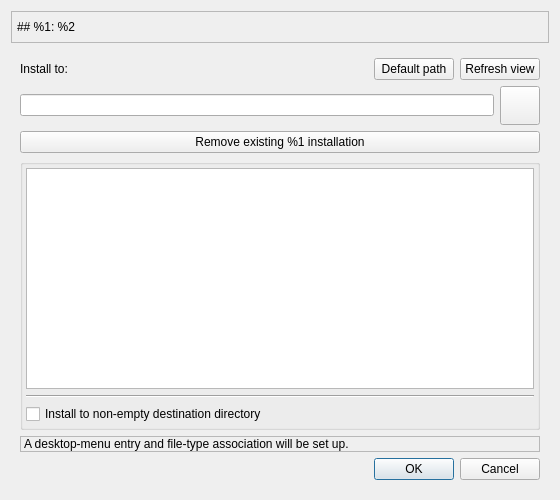
<?xml version="1.0" encoding="UTF-8"?>
<ui version="4.0">
 <class>Installer</class>
 <widget class="QWidget" name="Installer">
  <property name="geometry">
   <rect>
    <x>0</x>
    <y>0</y>
    <width>560</width>
    <height>500</height>
   </rect>
  </property>
  <property name="windowTitle">
   <string>FET Installer</string>
  </property>
  <layout class="QVBoxLayout" name="verticalLayout_2">
   <item>
    <widget class="QFrame" name="frame">
     <property name="maximumSize">
      <size>
       <width>16777215</width>
       <height>80</height>
      </size>
     </property>
     <property name="frameShape">
      <enum>QFrame::Shape::StyledPanel</enum>
     </property>
     <property name="frameShadow">
      <enum>QFrame::Shadow::Raised</enum>
     </property>
     <layout class="QHBoxLayout" name="horizontalLayout" stretch="0,0,0">
      <property name="leftMargin">
       <number>5</number>
      </property>
      <property name="topMargin">
       <number>5</number>
      </property>
      <property name="rightMargin">
       <number>5</number>
      </property>
      <property name="bottomMargin">
       <number>5</number>
      </property>
      <item>
       <widget class="QLabel" name="label_title">
        <property name="maximumSize">
         <size>
          <width>16777215</width>
          <height>80</height>
         </size>
        </property>
        <property name="text">
         <string>## %1: %2</string>
        </property>
        <property name="textFormat">
         <enum>Qt::TextFormat::MarkdownText</enum>
        </property>
        <property name="scaledContents">
         <bool>false</bool>
        </property>
       </widget>
      </item>
      <item>
       <spacer name="horizontalSpacer">
        <property name="orientation">
         <enum>Qt::Orientation::Horizontal</enum>
        </property>
        <property name="sizeHint" stdset="0">
         <size>
          <width>40</width>
          <height>20</height>
         </size>
        </property>
       </spacer>
      </item>
      <item>
       <widget class="QLabel" name="label_icon">
        <property name="sizePolicy">
         <sizepolicy hsizetype="Fixed" vsizetype="Fixed">
          <horstretch>0</horstretch>
          <verstretch>0</verstretch>
         </sizepolicy>
        </property>
        <property name="text">
         <string notr="true"/>
        </property>
        <property name="textFormat">
         <enum>Qt::TextFormat::PlainText</enum>
        </property>
        <property name="pixmap">
         <pixmap resource="installer_resources.qrc">:/icons/icons/installer.svg</pixmap>
        </property>
        <property name="scaledContents">
         <bool>false</bool>
        </property>
        <property name="alignment">
         <set>Qt::AlignmentFlag::AlignCenter</set>
        </property>
       </widget>
      </item>
     </layout>
    </widget>
   </item>
   <item>
    <widget class="QStackedWidget" name="stackedWidget">
     <property name="currentIndex">
      <number>2</number>
     </property>
     <widget class="QWidget" name="page_0">
      <layout class="QVBoxLayout" name="verticalLayout_4">
       <item>
        <widget class="QLabel" name="label_page_0">
         <property name="text">
          <string>### %1 Installer: self-check</string>
         </property>
         <property name="textFormat">
          <enum>Qt::TextFormat::MarkdownText</enum>
         </property>
        </widget>
       </item>
       <item>
        <widget class="QPlainTextEdit" name="messages_0">
         <property name="styleSheet">
          <string notr="true"/>
         </property>
        </widget>
       </item>
       <item>
        <widget class="Line" name="line">
         <property name="orientation">
          <enum>Qt::Orientation::Horizontal</enum>
         </property>
        </widget>
       </item>
       <item>
        <widget class="QDialogButtonBox" name="buttonBox_0">
         <property name="standardButtons">
          <set>QDialogButtonBox::StandardButton::Cancel|QDialogButtonBox::StandardButton::Ok</set>
         </property>
        </widget>
       </item>
      </layout>
     </widget>
     <widget class="QWidget" name="page_1">
      <layout class="QVBoxLayout" name="verticalLayout">
       <item>
        <widget class="QLabel" name="label_page_1">
         <property name="sizePolicy">
          <sizepolicy hsizetype="Preferred" vsizetype="Minimum">
           <horstretch>0</horstretch>
           <verstretch>0</verstretch>
          </sizepolicy>
         </property>
         <property name="text">
          <string>### %1 Installer

####

This will install %1 for the current user, by default in a local applications folder.

If the default installation is selected, the application can be registered so that a file-type association and file-type icon are set up.

Alternatively, %1 may be installed to another folder without registration, which would allow multiple installations.</string>
         </property>
         <property name="textFormat">
          <enum>Qt::TextFormat::MarkdownText</enum>
         </property>
         <property name="wordWrap">
          <bool>true</bool>
         </property>
        </widget>
       </item>
       <item>
        <spacer name="verticalSpacer">
         <property name="orientation">
          <enum>Qt::Orientation::Vertical</enum>
         </property>
         <property name="sizeHint" stdset="0">
          <size>
           <width>20</width>
           <height>20</height>
          </size>
         </property>
        </spacer>
       </item>
       <item>
        <widget class="QStackedWidget" name="existing_app">
         <property name="frameShape">
          <enum>QFrame::Shape::StyledPanel</enum>
         </property>
         <property name="frameShadow">
          <enum>QFrame::Shadow::Raised</enum>
         </property>
         <property name="currentIndex">
          <number>1</number>
         </property>
         <widget class="QWidget" name="existing_app_0">
          <layout class="QVBoxLayout" name="verticalLayout_8">
           <item>
            <widget class="QLabel" name="label_notfound">
             <property name="text">
              <string>No existing %1 installation was found.</string>
             </property>
            </widget>
           </item>
          </layout>
         </widget>
         <widget class="QWidget" name="existing_app_1">
          <layout class="QVBoxLayout" name="verticalLayout_5">
           <item>
            <widget class="QLabel" name="label_foundexec">
             <property name="text">
              <string>An existing %1 executable has been found at:</string>
             </property>
            </widget>
           </item>
           <item>
            <widget class="QLineEdit" name="existing_path">
             <property name="readOnly">
              <bool>true</bool>
             </property>
            </widget>
           </item>
           <item>
            <widget class="QLabel" name="existingSuggestRemove">
             <property name="text">
              <string>Removing the existing installation is highly recommended.</string>
             </property>
            </widget>
           </item>
           <item>
            <widget class="QCheckBox" name="existingCheckBox">
             <property name="text">
              <string>Remove the existing installation</string>
             </property>
            </widget>
           </item>
          </layout>
         </widget>
        </widget>
       </item>
       <item>
        <widget class="QDialogButtonBox" name="buttonBox_1">
         <property name="standardButtons">
          <set>QDialogButtonBox::StandardButton::Cancel|QDialogButtonBox::StandardButton::Ok</set>
         </property>
        </widget>
       </item>
      </layout>
     </widget>
     <widget class="QWidget" name="page_2">
      <layout class="QVBoxLayout" name="verticalLayout_3">
       <item>
        <layout class="QHBoxLayout" name="horizontalLayout_3">
         <item>
          <widget class="QLabel" name="label_3">
           <property name="text">
            <string>Install to:</string>
           </property>
          </widget>
         </item>
         <item>
          <spacer name="horizontalSpacer_2">
           <property name="orientation">
            <enum>Qt::Orientation::Horizontal</enum>
           </property>
           <property name="sizeHint" stdset="0">
            <size>
             <width>40</width>
             <height>20</height>
            </size>
           </property>
          </spacer>
         </item>
         <item>
          <widget class="QPushButton" name="setDefaultPath">
           <property name="text">
            <string>Default path</string>
           </property>
          </widget>
         </item>
         <item>
          <widget class="QPushButton" name="refresh_2">
           <property name="toolTip">
            <string>This may be necessary if manual changes have been made to the installation destination.</string>
           </property>
           <property name="text">
            <string>Refresh view</string>
           </property>
          </widget>
         </item>
        </layout>
       </item>
       <item>
        <layout class="QHBoxLayout" name="horizontalLayout_2">
         <item>
          <widget class="QLineEdit" name="installPath">
           <property name="readOnly">
            <bool>true</bool>
           </property>
          </widget>
         </item>
         <item>
          <widget class="QToolButton" name="installPathBrowse">
           <property name="toolTip">
            <string>Browse</string>
           </property>
           <property name="icon">
            <iconset theme="QIcon::ThemeIcon::FolderOpen"/>
           </property>
           <property name="iconSize">
            <size>
             <width>32</width>
             <height>32</height>
            </size>
           </property>
          </widget>
         </item>
        </layout>
       </item>
       <item>
        <widget class="QPushButton" name="removeExisting">
         <property name="text">
          <string>Remove existing %1 installation</string>
         </property>
        </widget>
       </item>
       <item>
        <widget class="QGroupBox" name="overwriteBox">
         <property name="title">
          <string/>
         </property>
         <layout class="QVBoxLayout" name="verticalLayout_7">
          <property name="leftMargin">
           <number>3</number>
          </property>
          <property name="topMargin">
           <number>3</number>
          </property>
          <property name="rightMargin">
           <number>3</number>
          </property>
          <property name="bottomMargin">
           <number>3</number>
          </property>
          <item>
           <widget class="QPlainTextEdit" name="would_overwrite">
            <property name="styleSheet">
             <string notr="true"/>
            </property>
            <property name="readOnly">
             <bool>true</bool>
            </property>
           </widget>
          </item>
          <item>
           <widget class="Line" name="line_2">
            <property name="orientation">
             <enum>Qt::Orientation::Horizontal</enum>
            </property>
           </widget>
          </item>
          <item>
           <widget class="QCheckBox" name="installNonEmpty">
            <property name="styleSheet">
             <string notr="true"/>
            </property>
            <property name="text">
             <string>Install to non-empty destination directory</string>
            </property>
           </widget>
          </item>
         </layout>
        </widget>
       </item>
       <item>
        <widget class="QLabel" name="desktopSetup">
         <property name="sizePolicy">
          <sizepolicy hsizetype="Preferred" vsizetype="Minimum">
           <horstretch>0</horstretch>
           <verstretch>0</verstretch>
          </sizepolicy>
         </property>
         <property name="frameShape">
          <enum>QFrame::Shape::StyledPanel</enum>
         </property>
         <property name="frameShadow">
          <enum>QFrame::Shadow::Sunken</enum>
         </property>
         <property name="text">
          <string>A desktop-menu entry and file-type association will be set up.</string>
         </property>
         <property name="textFormat">
          <enum>Qt::TextFormat::MarkdownText</enum>
         </property>
         <property name="wordWrap">
          <bool>true</bool>
         </property>
        </widget>
       </item>
       <item>
        <widget class="QDialogButtonBox" name="buttonBox_2">
         <property name="standardButtons">
          <set>QDialogButtonBox::StandardButton::Cancel|QDialogButtonBox::StandardButton::Ok</set>
         </property>
        </widget>
       </item>
      </layout>
     </widget>
     <widget class="QWidget" name="page_3">
      <layout class="QVBoxLayout" name="verticalLayout_6">
       <item>
        <widget class="QLabel" name="label_6">
         <property name="text">
          <string>Copying the files ...</string>
         </property>
        </widget>
       </item>
       <item>
        <widget class="QProgressBar" name="installProgress">
         <property name="value">
          <number>24</number>
         </property>
        </widget>
       </item>
       <item>
        <widget class="QPlainTextEdit" name="installDetails">
         <property name="readOnly">
          <bool>true</bool>
         </property>
         <property name="plainText">
          <string/>
         </property>
        </widget>
       </item>
       <item>
        <widget class="QCheckBox" name="launch">
         <property name="text">
          <string>Launch %1</string>
         </property>
         <property name="checked">
          <bool>true</bool>
         </property>
        </widget>
       </item>
       <item>
        <widget class="QDialogButtonBox" name="buttonBox_3">
         <property name="standardButtons">
          <set>QDialogButtonBox::StandardButton::Ok</set>
         </property>
        </widget>
       </item>
      </layout>
     </widget>
     <widget class="QWidget" name="page_4">
      <layout class="QVBoxLayout" name="verticalLayout_10">
       <item>
        <widget class="QLabel" name="label_5">
         <property name="text">
          <string>### Remove incomplete installation</string>
         </property>
         <property name="textFormat">
          <enum>Qt::TextFormat::MarkdownText</enum>
         </property>
        </widget>
       </item>
       <item>
        <widget class="QPlainTextEdit" name="uninstall">
         <property name="readOnly">
          <bool>true</bool>
         </property>
        </widget>
       </item>
       <item>
        <widget class="QDialogButtonBox" name="buttonBox_4">
         <property name="standardButtons">
          <set>QDialogButtonBox::StandardButton::Ok</set>
         </property>
        </widget>
       </item>
      </layout>
     </widget>
    </widget>
   </item>
  </layout>
 </widget>
 <resources>
  <include location="installer_resources.qrc"/>
 </resources>
 <connections/>
</ui>
